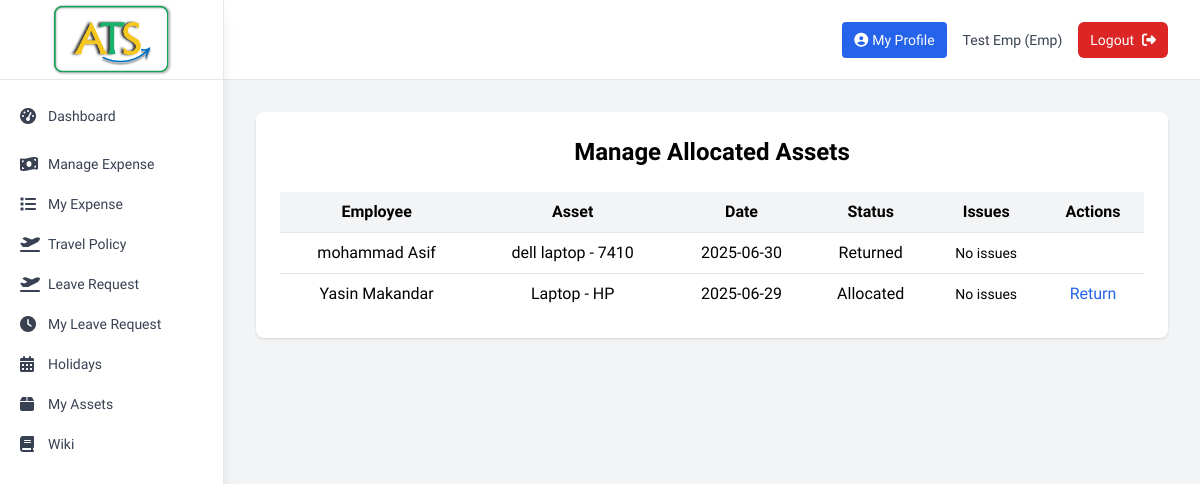
The app's page /admin/manage_allocation (signed in) with its own data.
### tables this page shows
CREATE TABLE "TblAllocateAssets" (
    AllocatedId INTEGER PRIMARY KEY AUTOINCREMENT,
    AssetId INTEGER NOT NULL,
    EmployeeId INTEGER NOT NULL,
    AllocateDate DATE,
    Status TEXT(50),
    AllocatedBy TEXT,
    Description TEXT,
    FOREIGN KEY(AssetId) REFERENCES TblAssets(AssetId),
    FOREIGN KEY(EmployeeId) REFERENCES tbl_employee(emp_id)
);

CREATE TABLE tbl_employee (
                emp_id INTEGER PRIMARY KEY AUTOINCREMENT,
                first_name TEXT NOT NULL,
                last_name TEXT NOT NULL,
                gender TEXT NOT NULL,
                dob DATE NOT NULL,
                address TEXT NOT NULL,
                phone_no TEXT NOT NULL,
                email TEXT UNIQUE NOT NULL,
                password TEXT NOT NULL,
                status TEXT DEFAULT 'active',
                emp_type TEXT DEFAULT 'emp',
                inserted_date DATETIME DEFAULT CURRENT_TIMESTAMP
            , department TEXT);

CREATE TABLE TblAssets (
    AssetId INTEGER PRIMARY KEY AUTOINCREMENT,
    ItemName TEXT(250),
    Model TEXT(100),
    Price REAL,
    Descriptions TEXT(500),
    Status TEXT(50)
);

### Backup_Code/app1.py (the view)
@app.route('/admin/manage_allocation')
def manage_allocation():
    conn = get_db_connection()
    rows = conn.execute('''
        SELECT aa.*, a.ItemName, a.Model, e.first_name, e.last_name,
            (
                SELECT GROUP_CONCAT(IssueId || '##' || IssueText, '||')
                FROM TblAssetIssues
                WHERE AssetId = aa.AssetId AND EmployeeId = aa.EmployeeId AND Status = 'Open'
            ) AS Issues
        FROM TblAllocateAssets aa
        JOIN TblAssets a ON aa.AssetId = a.AssetId
        JOIN tbl_employee e ON aa.EmployeeId = e.emp_id
        ORDER BY aa.AllocateDate DESC
    ''').fetchall()
    return render_template('manage_allocation.html', allocations=rows)

### Backup_Code/templates/manage_allocation.html (shortened to what this page needs)
{% extends "base.html" %}
{% block content %}
<div class="max-w-6xl mx-auto bg-white shadow rounded-lg p-6">
    <h2 class="text-2xl font-bold mb-6 text-center">Manage Allocated Assets</h2>
    <div class="overflow-x-auto">
    <table class="w-full">
        <thead class="bg-gray-100">
            <tr>
                <th class="p-2 text-center">Employee</th>
                <th class="p-2 text-center">Asset</th>
                <th class="p-2 text-center">Date</th>
                <th class="p-2 text-center">Status</th>
                <th class="p-2 text-center">Issues</th>
                <th class="p-2 text-center">Actions</th>
            </tr>
        </thead>
        <tbody>
            {% for row in allocations %}
            <tr class="border-t">
                <td class="p-2 text-center">{{ row['first_name'] }} {{ row['last_name'] }}</td>
                <td class="p-2 text-center">{{ row['ItemName'] }} - {{ row['Model'] }}</td>
                <td class="p-2 text-center">{{ row['AllocateDate'] }}</td>
                <td class="p-2 text-center">{{ row['Status'] }}</td>
                <td class="p-2 text-center text-sm">
                    {% if row['Issues'] %}
                        <ul class="text-center list-disc list-inside">
                            {% for issue in row['Issues'].split('||') %}
                                {% set parts = issue.split('##') %}
                                {% set issue_id = parts[0] %}
                                {% set issue_text = parts[1] %}
                                <li>
                                    <span class="text-red-600">{{ issue_text }}</span>
                                    <form method="POST" action="{{ url_for('assets.resolve_issue', issue_id=issue_id) }}" class="mt-1">
                                        <input type="text" name="resolved_comment" required
                                            class="border text-sm p-1 rounded w-48" placeholder="Resolution comment">
                                        <button type="submit"
                                                class="text-xs bg-green-600 text-white px-2 py-1 rounded hover:bg-green-700 ml-1">
                                            Mark Resolved
                                        </button>
                                    </form>
                                </li>
                            {% endfor %}
                        </ul>
                    {% else %}
                        No issues
                    {% endif %}
                </td>
                <td class="p-2 text-center">
                    {% if row['Status'] == 'Allocated' %}
                        <a href="{{ url_for('assets.edit_allocation', alloc_id=row['AllocatedId']) }}" class="text-blue-600 hover:underline">Return</a>
                    {% endif %}
                </td>
            </tr>
            {% endfor %}
        </tbody>
    </table>
    </div>
</div>
{% endblock %}

### records on screen
TblAllocateAssets: first_name "mohammad", last_name "Asif", ItemName "dell laptop", Model "7410", AllocateDate "2025-06-30", Status "Returned"
TblAllocateAssets: first_name "Yasin", last_name "Makandar", ItemName "Laptop", Model "HP", AllocateDate "2025-06-29", Status "Allocated"

### other values on screen
{{ label }} "Dashboard Manage Expense My Expense Travel Policy Leave Request My Leave Request Holidays My Assets Wiki"
{{ session.first_name }} "Test"
{{ session.last_name }} "Emp"
{{ session.emp_type.title() }} "Emp"
